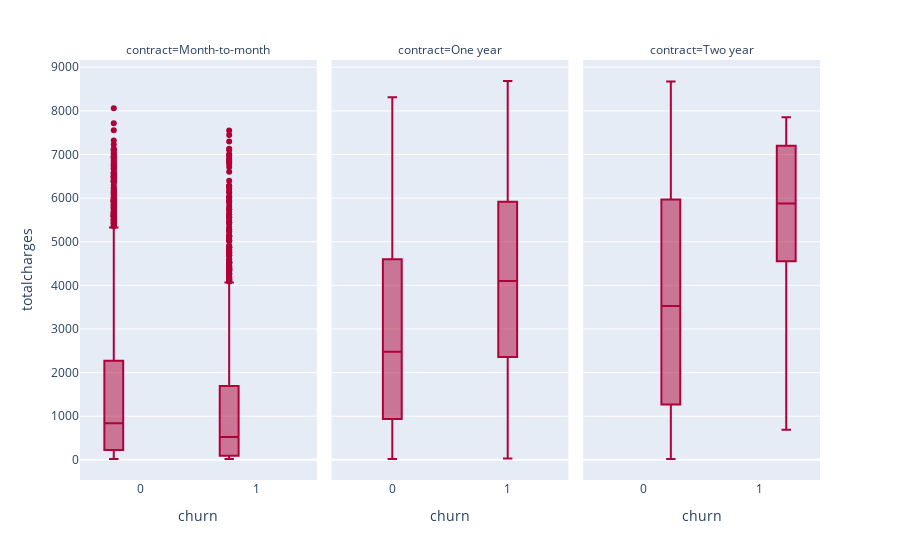

Write notebook code for a chart like this one.
### Code cell
px.box(data_frame=df,y="totalcharges",x="churn",facet_col="contract",color_discrete_sequence=px.colors.qualitative.Dark24_r)

### Figure 1 — Plotly figure (JSON) as saved in the notebook; plotly's stock layout.template omitted (floating-point values rounded to 4 significant figures; data arrays with more than 128 entries replaced by an {"elided": "..."} marker saying what was removed)
{"data": [{"alignmentgroup": "True", "hovertemplate": "contract=Month-to-month<br>churn=%{x}<br>totalcharges=%{y}<extra></extra>", "legendgroup": "", "marker": {"color": "#AF0038"}, "name": "", "notched": false, "offsetgroup": "", "orientation": "v", "showlegend": false, "type": "box", "x": {"elided": "3853 int values"}, "x0": " ", "xaxis": "x", "y": {"elided": "3853 float values"}, "y0": " ", "yaxis": "y"}, {"alignmentgroup": "True", "hovertemplate": "contract=One year<br>churn=%{x}<br>totalcharges=%{y}<extra></extra>", "legendgroup": "", "marker": {"color": "#AF0038"}, "name": "", "notched": false, "offsetgroup": "", "orientation": "v", "showlegend": false, "type": "box", "x": {"elided": "1473 int values"}, "x0": " ", "xaxis": "x2", "y": {"elided": "1473 float values"}, "y0": " ", "yaxis": "y2"}, {"alignmentgroup": "True", "hovertemplate": "contract=Two year<br>churn=%{x}<br>totalcharges=%{y}<extra></extra>", "legendgroup": "", "marker": {"color": "#AF0038"}, "name": "", "notched": false, "offsetgroup": "", "orientation": "v", "showlegend": false, "type": "box", "x": {"elided": "1695 int values"}, "x0": " ", "xaxis": "x3", "y": {"elided": "1695 float values"}, "y0": " ", "yaxis": "y3"}], "layout": {"annotations": [{"font": {}, "showarrow": false, "text": "contract=Month-to-month", "x": 0.16, "xanchor": "center", "xref": "paper", "y": 1, "yanchor": "bottom", "yref": "paper"}, {"font": {}, "showarrow": false, "text": "contract=One year", "x": 0.5, "xanchor": "center", "xref": "paper", "y": 1, "yanchor": "bottom", "yref": "paper"}, {"font": {}, "showarrow": false, "text": "contract=Two year", "x": 0.84, "xanchor": "center", "xref": "paper", "y": 1, "yanchor": "bottom", "yref": "paper"}], "boxmode": "group", "legend": {"tracegroupgap": 0}, "margin": {"t": 60}, "xaxis": {"anchor": "y", "domain": [0, 0.32], "title": {"text": "churn"}}, "xaxis2": {"anchor": "y2", "domain": [0.34, 0.66], "matches": "x", "title": {"text": "churn"}}, "xaxis3": {"anchor": "y3", "domain": [0.68, 1.0], "matches": "x", "title": {"text": "churn"}}, "yaxis": {"anchor": "x", "domain": [0, 1], "title": {"text": "totalcharges"}}, "yaxis2": {"anchor": "x2", "domain": [0, 1], "matches": "y", "showticklabels": false}, "yaxis3": {"anchor": "x3", "domain": [0, 1], "matches": "y", "showticklabels": false}}}
